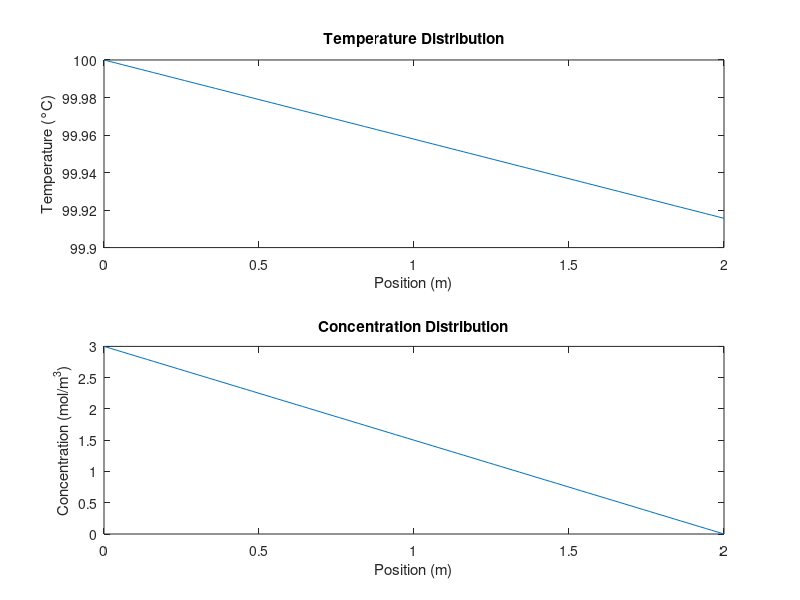

Here is the MATLAB script that generated this plot:
% Constants and parameters
L = 2;                      % Length of the copper bar (m)
T0 = 100;                   % Initial temperature (°C)
phi0 = 3;                   % Initial concentration (mol/m^3)
phi2 = 0;                   % Concentration at x=L (mol/m^3)
q = 10;                     % Heat flux at x=L (W/m^2)
k = 237;                    % Thermal conductivity (W/m°C)
D = 9.7e-5;                % Diffusion coefficient (m^2/s)

% Discretization
N = 100;                    % Number of points for discretization
dx = L / N;                 % Step size
x = linspace(0, L, N+1);    % Spatial grid

% Initialize temperature and concentration arrays
T = ones(1, N+1) * T0;      % Temperature array
phi = ones(1, N+1) * phi0;  % Concentration array

% Fourier's Law for steady-state heat conduction
dTdx = -q / k;
T = T0 + dTdx * x;

% Fick's first law of diffusion
dphidx = (phi0 - phi2) / L;
phi = phi0 - dphidx * x;

% Plot temperature and concentration distributions
figure;
subplot(2,1,1);
plot(x, T);
xlabel('Position (m)');
ylabel('Temperature (°C)');
title('Temperature Distribution');

subplot(2,1,2);
plot(x, phi);
xlabel('Position (m)');
ylabel('Concentration (mol/m^3)');
title('Concentration Distribution');
